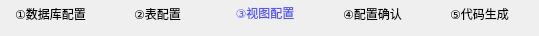
        <widget class="QWidget" name="page_step_3">
         <widget class="QWidget" name="layoutWidget_6">
          <property name="geometry">
           <rect>
            <x>0</x>
            <y>0</y>
            <width>530</width>
            <height>27</height>
           </rect>
          </property>
          <layout class="QHBoxLayout" name="horizontalLayout_10">
           <item>
            <widget class="QLabel" name="label_step1_4">
             <property name="styleSheet">
              <string notr="true"/>
             </property>
             <property name="text">
              <string>①数据库配置</string>
             </property>
             <property name="alignment">
              <set>Qt::AlignCenter</set>
             </property>
            </widget>
           </item>
           <item>
            <widget class="QLabel" name="label_step2_4">
             <property name="text">
              <string>②表配置</string>
             </property>
             <property name="alignment">
              <set>Qt::AlignCenter</set>
             </property>
            </widget>
           </item>
           <item>
            <widget class="QLabel" name="label_step3_4">
             <property name="sizePolicy">
              <sizepolicy hsizetype="Preferred" vsizetype="Fixed">
               <horstretch>0</horstretch>
               <verstretch>0</verstretch>
              </sizepolicy>
             </property>
             <property name="styleSheet">
              <string notr="true">QLabel
{
	
	color: rgb(85, 85, 255);
}</string>
             </property>
             <property name="text">
              <string>③视图配置</string>
             </property>
             <property name="alignment">
              <set>Qt::AlignCenter</set>
             </property>
            </widget>
           </item>
           <item>
            <widget class="QLabel" name="label_step4_4">
             <property name="text">
              <string>④配置确认</string>
             </property>
             <property name="alignment">
              <set>Qt::AlignCenter</set>
             </property>
            </widget>
           </item>
           <item>
            <widget class="QLabel" name="label_step5_4">
             <property name="text">
              <string>⑤代码生成</string>
             </property>
             <property name="alignment">
              <set>Qt::AlignCenter</set>
             </property>
            </widget>
           </item>
          </layout>
         </widget>
        </widget>
